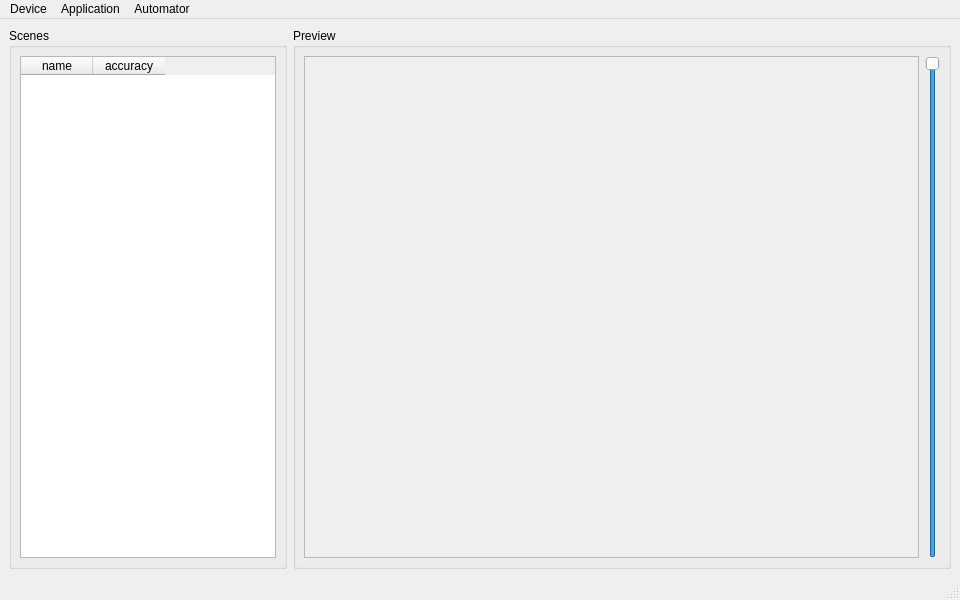
<?xml version="1.0" encoding="UTF-8"?>
<ui version="4.0">
 <class>MainWindow</class>
 <widget class="QMainWindow" name="MainWindow">
  <property name="geometry">
   <rect>
    <x>0</x>
    <y>0</y>
    <width>960</width>
    <height>600</height>
   </rect>
  </property>
  <property name="windowTitle">
   <string>COCAutomator</string>
  </property>
  <widget class="QWidget" name="centralwidget">
   <layout class="QGridLayout" name="gridLayout">
    <item row="0" column="0">
     <widget class="QGroupBox" name="groupBox">
      <property name="title">
       <string>Scenes</string>
      </property>
      <layout class="QGridLayout" name="gridLayout_2">
       <property name="leftMargin">
        <number>8</number>
       </property>
       <property name="topMargin">
        <number>8</number>
       </property>
       <property name="rightMargin">
        <number>8</number>
       </property>
       <property name="bottomMargin">
        <number>8</number>
       </property>
       <item row="0" column="1">
        <widget class="QTableWidget" name="tableWidgetScenes">
         <property name="sizePolicy">
          <sizepolicy hsizetype="Preferred" vsizetype="Preferred">
           <horstretch>0</horstretch>
           <verstretch>0</verstretch>
          </sizepolicy>
         </property>
         <property name="editTriggers">
          <set>QAbstractItemView::NoEditTriggers</set>
         </property>
         <property name="selectionMode">
          <enum>QAbstractItemView::SingleSelection</enum>
         </property>
         <property name="selectionBehavior">
          <enum>QAbstractItemView::SelectRows</enum>
         </property>
         <attribute name="horizontalHeaderDefaultSectionSize">
          <number>72</number>
         </attribute>
         <column>
          <property name="text">
           <string>name</string>
          </property>
         </column>
         <column>
          <property name="text">
           <string>accuracy</string>
          </property>
         </column>
        </widget>
       </item>
      </layout>
     </widget>
    </item>
    <item row="0" column="1">
     <widget class="QGroupBox" name="groupBoxPreview">
      <property name="sizePolicy">
       <sizepolicy hsizetype="Expanding" vsizetype="Expanding">
        <horstretch>0</horstretch>
        <verstretch>0</verstretch>
       </sizepolicy>
      </property>
      <property name="title">
       <string>Preview</string>
      </property>
      <layout class="QGridLayout" name="gridLayout_3">
       <property name="leftMargin">
        <number>8</number>
       </property>
       <property name="topMargin">
        <number>8</number>
       </property>
       <property name="rightMargin">
        <number>8</number>
       </property>
       <property name="bottomMargin">
        <number>8</number>
       </property>
       <item row="0" column="0">
        <widget class="QScrollArea" name="scrollArea">
         <property name="widgetResizable">
          <bool>true</bool>
         </property>
         <widget class="QWidget" name="scrollAreaWidgetContents">
          <property name="geometry">
           <rect>
            <x>0</x>
            <y>0</y>
            <width>591</width>
            <height>497</height>
           </rect>
          </property>
          <layout class="QGridLayout" name="gridLayout_Preview">
           <property name="leftMargin">
            <number>0</number>
           </property>
           <property name="topMargin">
            <number>0</number>
           </property>
           <property name="rightMargin">
            <number>0</number>
           </property>
           <property name="bottomMargin">
            <number>0</number>
           </property>
           <item row="0" column="0">
            <widget class="QLabel" name="labelPreview">
             <property name="text">
              <string/>
             </property>
             <property name="scaledContents">
              <bool>true</bool>
             </property>
            </widget>
           </item>
          </layout>
         </widget>
        </widget>
       </item>
       <item row="0" column="1">
        <widget class="QSlider" name="verticalSliderScale">
         <property name="toolTip">
          <string>Scale</string>
         </property>
         <property name="minimum">
          <number>10</number>
         </property>
         <property name="maximum">
          <number>100</number>
         </property>
         <property name="value">
          <number>100</number>
         </property>
         <property name="orientation">
          <enum>Qt::Vertical</enum>
         </property>
        </widget>
       </item>
      </layout>
     </widget>
    </item>
   </layout>
  </widget>
  <widget class="QMenuBar" name="menubar">
   <property name="geometry">
    <rect>
     <x>0</x>
     <y>0</y>
     <width>960</width>
     <height>22</height>
    </rect>
   </property>
   <widget class="QMenu" name="menuDevice">
    <property name="title">
     <string>Device</string>
    </property>
    <addaction name="actionSelectDevice"/>
   </widget>
   <widget class="QMenu" name="menuApplication">
    <property name="title">
     <string>Application</string>
    </property>
    <addaction name="actionRun"/>
    <addaction name="actionKill"/>
    <addaction name="actionRestart"/>
   </widget>
   <widget class="QMenu" name="menuAutomator">
    <property name="title">
     <string>Automator</string>
    </property>
    <addaction name="actionPlay"/>
    <addaction name="actionPause"/>
    <addaction name="actionStop"/>
    <addaction name="separator"/>
    <addaction name="actionSettings"/>
   </widget>
   <addaction name="menuDevice"/>
   <addaction name="menuApplication"/>
   <addaction name="menuAutomator"/>
  </widget>
  <widget class="QStatusBar" name="statusbar"/>
  <action name="actionSelectDevice">
   <property name="text">
    <string>Select Device</string>
   </property>
   <property name="shortcut">
    <string>Ctrl+D</string>
   </property>
  </action>
  <action name="actionRun">
   <property name="text">
    <string>Run</string>
   </property>
   <property name="shortcut">
    <string>Meta+R</string>
   </property>
  </action>
  <action name="actionKill">
   <property name="text">
    <string>Kill</string>
   </property>
   <property name="shortcut">
    <string>Ctrl+F2</string>
   </property>
  </action>
  <action name="actionRestart">
   <property name="text">
    <string>Restart</string>
   </property>
   <property name="shortcut">
    <string>Ctrl+R</string>
   </property>
  </action>
  <action name="actionPlay">
   <property name="text">
    <string>Play</string>
   </property>
   <property name="shortcut">
    <string>F1</string>
   </property>
  </action>
  <action name="actionPause">
   <property name="text">
    <string>Pause</string>
   </property>
   <property name="shortcut">
    <string>F2</string>
   </property>
  </action>
  <action name="actionSettings">
   <property name="text">
    <string>Settings</string>
   </property>
   <property name="shortcut">
    <string>Ctrl+,</string>
   </property>
  </action>
  <action name="actionStop">
   <property name="text">
    <string>Stop</string>
   </property>
   <property name="shortcut">
    <string>F3</string>
   </property>
  </action>
 </widget>
 <resources/>
 <connections/>
</ui>
